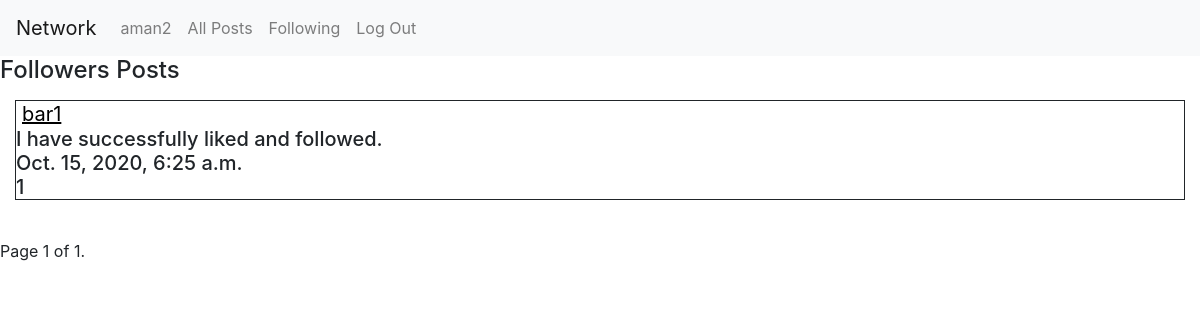
The page /following (signed in) on the database its author committed.
### network/models.py (models this page shows, shortened)
class User(AbstractUser):
    pass

class Post(models.Model):
    user = models.ForeignKey("User", on_delete=models.CASCADE, related_name="posts")
    content = models.TextField(blank=True)
    timestamp = models.DateTimeField(auto_now_add=True)
    likes = models.IntegerField()

### network/views.py (the view)
# urls.py: path("following", views.following, name="following"),
@csrf_exempt
@login_required
def following(request):
    following_users = (UserFollowing.objects.filter(following_user_id=request.user).values('user_id'))
    for i in following_users:
        following_users = i['user_id']
    if len(following_users) > 0:
        users_id = User.objects.get(username__in=[following_users])
        following_posts = Post.objects.filter(user__in=[users_id])
        paginator = Paginator(following_posts, 10)
        page_number = request.GET.get('page')
        page_obj = paginator.get_page(page_number)
        return render(request, "network/following.html", {
            "following_posts": following_posts,
            "page_obj": page_obj
            })
    else:
        return render(request, "network/following.html", {
        })

### network/templates/network/following.html (shortened to what this page needs)
{% extends "network/layout.html" %}
{% block body %}
<h4>Followers Posts</h4>
        <form action="{% url 'profile' %}" method="GET">
        {% for item in page_obj %}
        <h5 style="border-style: solid;margin: 15px;border-width: thin;">
            <div>
                <input type="submit" name="user" value="{{ item.user }}" style="background:none; border-width:0px; color:black; text-decoration:underline;" />
            </div>
            <div>{{ item.content }}</div>
            <div>{{ item.timestamp }}</div>
            <div>{{ item.likes }}</div>
        </h5>
        <br>
        {% endfor %}
        <div class="pagination">
            <span class="step-links">
                <span class="current">
                    Page {{ page_obj.number }} of {{ page_obj.paginator.num_pages }}.
                </span>
            </span>
        </div>
        </form>
        </div>
{% endblock %}

### network/templates/network/layout.html (shortened to what this page needs)
{% load static %}
<!DOCTYPE html>
<html lang="en">
    <head>
        <link rel="stylesheet" href="https://stackpath.bootstrapcdn.com/bootstrap/4.4.1/css/bootstrap.min.css">
        <link href="{% static 'network/styles.css' %}" rel="stylesheet">
    </head>
    <body>
        <nav class="navbar navbar-expand-lg navbar-light bg-light">
            <a class="navbar-brand" href="#">Network</a>
            <div>
              <ul class="navbar-nav mr-auto">
                {% if user.is_authenticated %}
                    <li class="nav-item">
                        <form action="{% url 'profile' %}" method="GET">
                            <input class="nav-link"  style="background:none; border-width:0px" type="submit" name="user" value="{{ request.user }}" />
                        </form>
                    </li>
                {% endif %}
                <li class="nav-item">
                  <a class="nav-link" href="{% url 'index' %}" id="all-posts">All Posts</a>
                </li>
                {% if user.is_authenticated %}
                    <li class="nav-item">
                        <a class="nav-link" href="{% url 'following' %}" id='following'>Following</a>
                    </li>
                    <li class="nav-item">
                        <a class="nav-link" href="{% url 'logout' %}">Log Out</a>
                    </li>
                {% endif %}
              </ul>
            </div>
          </nav>
        <div class="body">
            {% block body %}
            {% endblock %}
    </body>
</html>

### rows shown on the page
User: user "aman2"
Post: user "bar1", content "I have successfully liked and followed.", timestamp "Oct. 15, 2020, 6:25 a.m.", likes "1"

### other values the page prints
{{ page_obj.number }} "1"
{{ page_obj.paginator.num_pages }} "1"
